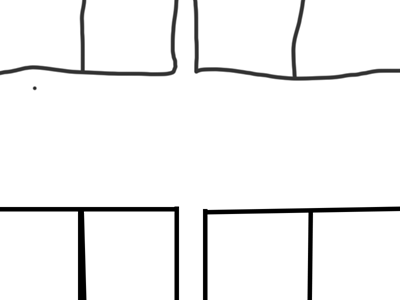
#> input picture test_imgmeasure/edge.tif, 400 x 300 px
$ jupyter execute --allow-errors edge_detection.ipynb   (shell and % lines are left out)
#> lines starting #> are read from the running program, lines starting #| are printed output that depends on the picture
[cell 1]
import cv2
import numpy as np
import matplotlib.pyplot as plt
from matplotlib.widgets import RectangleSelector
import ipywidgets as widgets


#%matplotlib notebook

#測試可畫
plt.plot([1, 2, 3], [4, 5, 6])
plt.show()
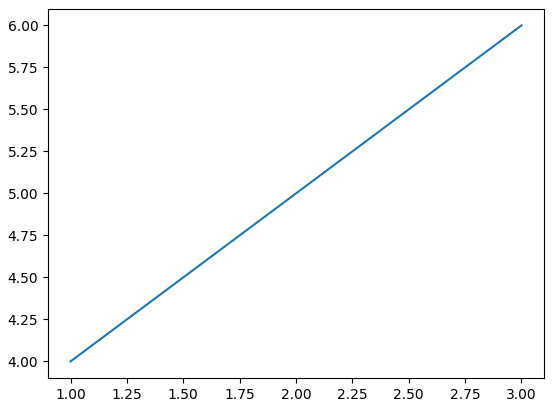
#> figure drawn by matplotlib, 1 panel

[cell 2]
# 讀取 成 灰階圖片
img_path = "edge.tif"
img_rgb = cv2.imread(img_path)
#> img_rgb is the input picture: shape (300, 400, 3); min 0, max 255, mean 243


# 顯示圖片
fig, ax = plt.subplots()
ax.imshow(img_rgb)

img_gray = cv2.cvtColor(img_rgb, cv2.COLOR_BGR2GRAY)

[cell 3]
# 全域變數儲存ROI座標
roi_coords = []

# ROI 框選回呼函數
def onselect(eclick, erelease):
    """ 儲存使用者框選的 (x1, y1) 和 (x2, y2) 座標 """
    global roi_coords
    x1, y1 = int(eclick.xdata), int(eclick.ydata)
    x2, y2 = int(erelease.xdata), int(erelease.ydata)
    roi_coords = [(x1, y1), (x2, y2)]
    print(f"選取ROI座標: ({x1}, {y1}) -> ({x2}, {y2})")

# 繪製影像並啟動選框工具
fig, ax = plt.subplots(figsize=(8, 6))
ax.imshow(img_rgb)
ax.set_title("Draw your ROI")

# 修正：Matplotlib 3.10.1 不再支援 drawtype 參數
rect_selector = RectangleSelector(
    ax, onselect,
    interactive=True  # 允許互動
)

plt.show()
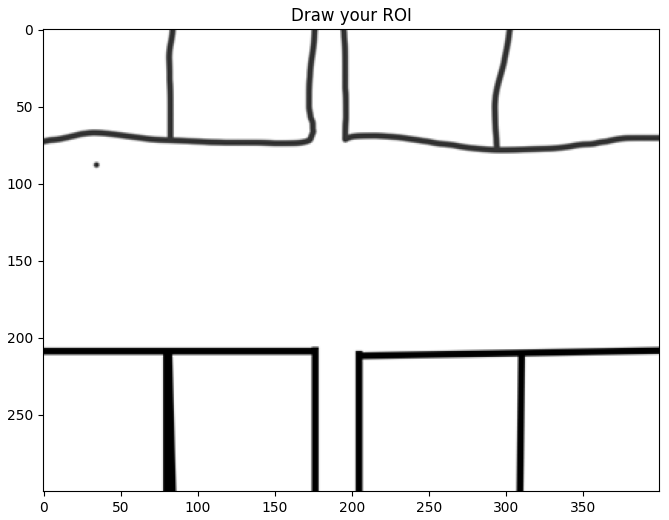
#> figure drawn by matplotlib, 1 panel
